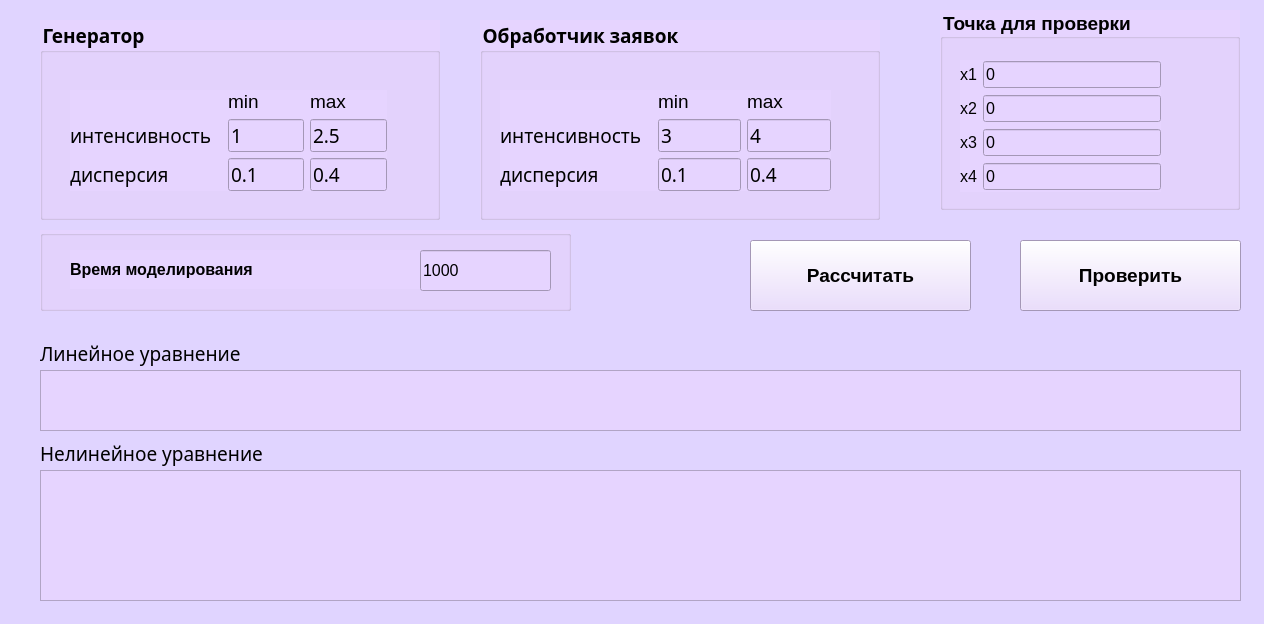
<?xml version="1.0" encoding="UTF-8"?>
<ui version="4.0">
 <class>Form</class>
 <widget class="QWidget" name="Form">
  <property name="geometry">
   <rect>
    <x>0</x>
    <y>0</y>
    <width>1264</width>
    <height>624</height>
   </rect>
  </property>
  <property name="sizePolicy">
   <sizepolicy hsizetype="Fixed" vsizetype="Fixed">
    <horstretch>0</horstretch>
    <verstretch>0</verstretch>
   </sizepolicy>
  </property>
  <property name="font">
   <font>
    <family>Monaco</family>
    <pointsize>14</pointsize>
   </font>
  </property>
  <property name="windowTitle">
   <string>EP lab_2</string>
  </property>
  <property name="styleSheet">
   <string notr="true">background-color: rgb(224, 212, 255);</string>
  </property>
  <widget class="QPushButton" name="calcButton">
   <property name="geometry">
    <rect>
     <x>750</x>
     <y>240</y>
     <width>221</width>
     <height>71</height>
    </rect>
   </property>
   <property name="font">
    <font>
     <family>Segoe UI</family>
     <pointsize>14</pointsize>
     <bold>true</bold>
    </font>
   </property>
   <property name="styleSheet">
    <string notr="true">background-color: rgb(230, 212, 255);</string>
   </property>
   <property name="text">
    <string>Рассчитать</string>
   </property>
  </widget>
  <widget class="QGroupBox" name="groupBox_3">
   <property name="geometry">
    <rect>
     <x>40</x>
     <y>230</y>
     <width>531</width>
     <height>81</height>
    </rect>
   </property>
   <property name="font">
    <font>
     <family>Monaco</family>
     <pointsize>14</pointsize>
    </font>
   </property>
   <property name="styleSheet">
    <string notr="true">background-color: rgb(230, 212, 255);</string>
   </property>
   <property name="title">
    <string/>
   </property>
   <widget class="QLabel" name="label_req_cnt">
    <property name="geometry">
     <rect>
      <x>30</x>
      <y>20</y>
      <width>357</width>
      <height>39</height>
     </rect>
    </property>
    <property name="font">
     <font>
      <family>Segoe UI</family>
      <pointsize>12</pointsize>
      <bold>true</bold>
     </font>
    </property>
    <property name="text">
     <string>Время моделирования   </string>
    </property>
   </widget>
   <widget class="QLineEdit" name="line_edit_time">
    <property name="geometry">
     <rect>
      <x>380</x>
      <y>20</y>
      <width>131</width>
      <height>41</height>
     </rect>
    </property>
    <property name="font">
     <font>
      <family>Segoe UI</family>
      <pointsize>12</pointsize>
      <bold>false</bold>
     </font>
    </property>
    <property name="text">
     <string>1000</string>
    </property>
   </widget>
  </widget>
  <widget class="QTableWidget" name="table">
   <property name="enabled">
    <bool>false</bool>
   </property>
   <property name="geometry">
    <rect>
     <x>1710</x>
     <y>630</y>
     <width>1811</width>
     <height>171</height>
    </rect>
   </property>
   <property name="layoutDirection">
    <enum>Qt::LeftToRight</enum>
   </property>
   <property name="styleSheet">
    <string notr="true">background-color: rgb(255, 255, 255);</string>
   </property>
   <property name="textElideMode">
    <enum>Qt::ElideMiddle</enum>
   </property>
   <attribute name="horizontalHeaderVisible">
    <bool>false</bool>
   </attribute>
   <attribute name="horizontalHeaderDefaultSectionSize">
    <number>90</number>
   </attribute>
   <attribute name="verticalHeaderVisible">
    <bool>false</bool>
   </attribute>
   <row>
    <property name="text">
     <string>Новая строка</string>
    </property>
   </row>
   <row>
    <property name="text">
     <string>Новая строка</string>
    </property>
   </row>
   <column>
    <property name="text">
     <string>Новый столбец</string>
    </property>
   </column>
   <column>
    <property name="text">
     <string>Новый столбец</string>
    </property>
   </column>
   <column>
    <property name="text">
     <string>Новый столбец</string>
    </property>
   </column>
   <column>
    <property name="text">
     <string>Новый столбец</string>
    </property>
   </column>
   <column>
    <property name="text">
     <string>Новый столбец</string>
    </property>
   </column>
   <column>
    <property name="text">
     <string>Новый столбец</string>
    </property>
   </column>
   <column>
    <property name="text">
     <string>Новый столбец</string>
    </property>
   </column>
   <column>
    <property name="text">
     <string>Новый столбец</string>
    </property>
   </column>
   <column>
    <property name="text">
     <string>Новый столбец</string>
    </property>
   </column>
   <column>
    <property name="text">
     <string>Новый столбец</string>
    </property>
   </column>
   <column>
    <property name="text">
     <string>Новый столбец</string>
    </property>
   </column>
   <column>
    <property name="text">
     <string>Новый столбец</string>
    </property>
   </column>
   <column>
    <property name="text">
     <string>Новый столбец</string>
    </property>
   </column>
   <column>
    <property name="text">
     <string>Новый столбец</string>
    </property>
   </column>
   <column>
    <property name="text">
     <string>Новый столбец</string>
    </property>
   </column>
   <column>
    <property name="text">
     <string>Новый столбец</string>
    </property>
   </column>
   <column>
    <property name="text">
     <string>Новый столбец</string>
    </property>
   </column>
   <column>
    <property name="text">
     <string>Новый столбец</string>
    </property>
   </column>
   <column>
    <property name="text">
     <string>Новый столбец</string>
    </property>
   </column>
   <column>
    <property name="text">
     <string>Новый столбец</string>
    </property>
   </column>
   <item row="0" column="0">
    <property name="text">
     <string>№ опыта</string>
    </property>
    <property name="textAlignment">
     <set>AlignCenter</set>
    </property>
   </item>
   <item row="0" column="1">
    <property name="text">
     <string>x0</string>
    </property>
    <property name="textAlignment">
     <set>AlignCenter</set>
    </property>
   </item>
   <item row="0" column="2">
    <property name="text">
     <string>x1</string>
    </property>
    <property name="textAlignment">
     <set>AlignCenter</set>
    </property>
   </item>
   <item row="0" column="3">
    <property name="text">
     <string>x2</string>
    </property>
    <property name="textAlignment">
     <set>AlignCenter</set>
    </property>
   </item>
   <item row="0" column="4">
    <property name="text">
     <string>x3</string>
    </property>
    <property name="textAlignment">
     <set>AlignCenter</set>
    </property>
   </item>
   <item row="0" column="5">
    <property name="text">
     <string>x4</string>
    </property>
    <property name="textAlignment">
     <set>AlignCenter</set>
    </property>
   </item>
   <item row="0" column="6">
    <property name="text">
     <string>x1x2</string>
    </property>
    <property name="textAlignment">
     <set>AlignCenter</set>
    </property>
   </item>
   <item row="0" column="7">
    <property name="text">
     <string>x1x3</string>
    </property>
    <property name="textAlignment">
     <set>AlignCenter</set>
    </property>
   </item>
   <item row="0" column="8">
    <property name="text">
     <string>x1x4</string>
    </property>
    <property name="textAlignment">
     <set>AlignCenter</set>
    </property>
   </item>
   <item row="0" column="9">
    <property name="text">
     <string>x2x3</string>
    </property>
    <property name="textAlignment">
     <set>AlignCenter</set>
    </property>
   </item>
   <item row="0" column="10">
    <property name="text">
     <string>x2x4</string>
    </property>
    <property name="textAlignment">
     <set>AlignCenter</set>
    </property>
   </item>
   <item row="0" column="11">
    <property name="text">
     <string>x3x4</string>
    </property>
    <property name="textAlignment">
     <set>AlignCenter</set>
    </property>
   </item>
   <item row="0" column="12">
    <property name="text">
     <string>x1x2x3</string>
    </property>
    <property name="textAlignment">
     <set>AlignCenter</set>
    </property>
   </item>
   <item row="0" column="13">
    <property name="text">
     <string>x1x2x4</string>
    </property>
    <property name="textAlignment">
     <set>AlignCenter</set>
    </property>
   </item>
   <item row="0" column="14">
    <property name="text">
     <string>x1x3x4</string>
    </property>
    <property name="textAlignment">
     <set>AlignCenter</set>
    </property>
   </item>
   <item row="0" column="15">
    <property name="text">
     <string>x2x3x4</string>
    </property>
    <property name="textAlignment">
     <set>AlignCenter</set>
    </property>
   </item>
   <item row="0" column="16">
    <property name="text">
     <string>x1x2x3x4</string>
    </property>
    <property name="textAlignment">
     <set>AlignCenter</set>
    </property>
   </item>
   <item row="0" column="17">
    <property name="text">
     <string>Y</string>
    </property>
    <property name="textAlignment">
     <set>AlignCenter</set>
    </property>
   </item>
   <item row="0" column="18">
    <property name="text">
     <string>Yл</string>
    </property>
    <property name="textAlignment">
     <set>AlignCenter</set>
    </property>
   </item>
   <item row="0" column="19">
    <property name="text">
     <string>Yнл</string>
    </property>
    <property name="textAlignment">
     <set>AlignCenter</set>
    </property>
   </item>
   <item row="1" column="0">
    <property name="text">
     <string>1</string>
    </property>
   </item>
  </widget>
  <widget class="QGroupBox" name="groupBox_4">
   <property name="geometry">
    <rect>
     <x>940</x>
     <y>10</y>
     <width>300</width>
     <height>200</height>
    </rect>
   </property>
   <property name="font">
    <font>
     <family>Segoe UI</family>
     <pointsize>14</pointsize>
     <bold>true</bold>
    </font>
   </property>
   <property name="styleSheet">
    <string notr="true">background-color: rgb(230, 212, 255);</string>
   </property>
   <property name="title">
    <string>Точка для проверки</string>
   </property>
   <widget class="QWidget" name="gridLayoutWidget_5">
    <property name="geometry">
     <rect>
      <x>20</x>
      <y>50</y>
      <width>201</width>
      <height>132</height>
     </rect>
    </property>
    <layout class="QGridLayout" name="gridLayout_8">
     <item row="0" column="1">
      <widget class="QLineEdit" name="line_edit_gen_int">
       <property name="font">
        <font>
         <family>Segoe UI</family>
         <pointsize>12</pointsize>
        </font>
       </property>
       <property name="text">
        <string>0</string>
       </property>
      </widget>
     </item>
     <item row="1" column="0">
      <widget class="QLabel" name="label_a_7">
       <property name="font">
        <font>
         <family>Segoe UI</family>
         <pointsize>12</pointsize>
        </font>
       </property>
       <property name="text">
        <string notr="true">x2</string>
       </property>
      </widget>
     </item>
     <item row="2" column="1">
      <widget class="QLineEdit" name="line_edit_pm_int">
       <property name="font">
        <font>
         <family>Segoe UI</family>
         <pointsize>12</pointsize>
        </font>
       </property>
       <property name="text">
        <string>0</string>
       </property>
      </widget>
     </item>
     <item row="0" column="0">
      <widget class="QLabel" name="label_a_9">
       <property name="font">
        <font>
         <family>Segoe UI</family>
         <pointsize>12</pointsize>
        </font>
       </property>
       <property name="text">
        <string notr="true">x1</string>
       </property>
      </widget>
     </item>
     <item row="1" column="1">
      <widget class="QLineEdit" name="line_edit_gen_var">
       <property name="font">
        <font>
         <family>Segoe UI</family>
         <pointsize>12</pointsize>
        </font>
       </property>
       <property name="text">
        <string>0</string>
       </property>
      </widget>
     </item>
     <item row="3" column="1">
      <widget class="QLineEdit" name="line_edit_pm_var">
       <property name="font">
        <font>
         <family>Segoe UI</family>
         <pointsize>12</pointsize>
        </font>
       </property>
       <property name="text">
        <string>0</string>
       </property>
      </widget>
     </item>
     <item row="2" column="0">
      <widget class="QLabel" name="label_a_12">
       <property name="font">
        <font>
         <family>Segoe UI</family>
         <pointsize>12</pointsize>
        </font>
       </property>
       <property name="text">
        <string notr="true">x3</string>
       </property>
      </widget>
     </item>
     <item row="3" column="0">
      <widget class="QLabel" name="label_a_13">
       <property name="font">
        <font>
         <family>Segoe UI</family>
         <pointsize>12</pointsize>
        </font>
       </property>
       <property name="text">
        <string notr="true">x4</string>
       </property>
      </widget>
     </item>
    </layout>
   </widget>
  </widget>
  <widget class="QPushButton" name="checkButton">
   <property name="geometry">
    <rect>
     <x>1020</x>
     <y>240</y>
     <width>221</width>
     <height>71</height>
    </rect>
   </property>
   <property name="font">
    <font>
     <family>Segoe UI</family>
     <pointsize>14</pointsize>
     <bold>true</bold>
    </font>
   </property>
   <property name="styleSheet">
    <string notr="true">background-color: rgb(230, 212, 255);</string>
   </property>
   <property name="text">
    <string>Проверить</string>
   </property>
  </widget>
  <widget class="QLabel" name="label_b_8">
   <property name="geometry">
    <rect>
     <x>40</x>
     <y>440</y>
     <width>311</width>
     <height>26</height>
    </rect>
   </property>
   <property name="font">
    <font>
     <family>Monaco</family>
     <pointsize>14</pointsize>
    </font>
   </property>
   <property name="text">
    <string notr="true">Нелинейное уравнение</string>
   </property>
  </widget>
  <widget class="QTextBrowser" name="line_edit_nonlin_res">
   <property name="geometry">
    <rect>
     <x>40</x>
     <y>470</y>
     <width>1201</width>
     <height>131</height>
    </rect>
   </property>
   <property name="styleSheet">
    <string notr="true">background-color: rgb(230, 212, 255);</string>
   </property>
  </widget>
  <widget class="QLabel" name="label_a_8">
   <property name="geometry">
    <rect>
     <x>40</x>
     <y>340</y>
     <width>281</width>
     <height>26</height>
    </rect>
   </property>
   <property name="font">
    <font>
     <family>Monaco</family>
     <pointsize>14</pointsize>
    </font>
   </property>
   <property name="text">
    <string notr="true">Линейное уравнение</string>
   </property>
  </widget>
  <widget class="QTextBrowser" name="line_edit_lin_res">
   <property name="geometry">
    <rect>
     <x>40</x>
     <y>370</y>
     <width>1201</width>
     <height>61</height>
    </rect>
   </property>
   <property name="styleSheet">
    <string notr="true">background-color: rgb(230, 212, 255);</string>
   </property>
  </widget>
  <widget class="QGroupBox" name="groupBox_2">
   <property name="geometry">
    <rect>
     <x>480</x>
     <y>20</y>
     <width>400</width>
     <height>200</height>
    </rect>
   </property>
   <property name="font">
    <font>
     <family>Monaco</family>
     <pointsize>14</pointsize>
     <bold>true</bold>
    </font>
   </property>
   <property name="styleSheet">
    <string notr="true">background-color: rgb(230, 212, 255);</string>
   </property>
   <property name="title">
    <string>Обработчик заявок</string>
   </property>
   <widget class="QWidget" name="gridLayoutWidget_2">
    <property name="geometry">
     <rect>
      <x>20</x>
      <y>70</y>
      <width>331</width>
      <height>101</height>
     </rect>
    </property>
    <layout class="QGridLayout" name="gridLayout_4">
     <item row="2" column="0">
      <widget class="QLabel" name="label_a_3">
       <property name="font">
        <font>
         <family>Monaco</family>
         <pointsize>14</pointsize>
        </font>
       </property>
       <property name="text">
        <string notr="true">дисперсия </string>
       </property>
      </widget>
     </item>
     <item row="2" column="1">
      <widget class="QLineEdit" name="line_edit_min_pm_var">
       <property name="font">
        <font>
         <family>Monaco</family>
         <pointsize>14</pointsize>
        </font>
       </property>
       <property name="text">
        <string>0.1</string>
       </property>
      </widget>
     </item>
     <item row="2" column="2">
      <widget class="QLineEdit" name="line_edit_max_pm_var">
       <property name="font">
        <font>
         <family>Monaco</family>
         <pointsize>14</pointsize>
        </font>
       </property>
       <property name="text">
        <string>0.4</string>
       </property>
      </widget>
     </item>
     <item row="1" column="0">
      <widget class="QLabel" name="label_a_4">
       <property name="font">
        <font>
         <family>Monaco</family>
         <pointsize>14</pointsize>
        </font>
       </property>
       <property name="text">
        <string notr="true">интенсивность  </string>
       </property>
      </widget>
     </item>
     <item row="1" column="1">
      <widget class="QLineEdit" name="line_edit_min_pm_int">
       <property name="font">
        <font>
         <family>Monaco</family>
         <pointsize>14</pointsize>
        </font>
       </property>
       <property name="text">
        <string>3</string>
       </property>
      </widget>
     </item>
     <item row="0" column="1">
      <widget class="QLabel" name="label_6">
       <property name="font">
        <font>
         <pointsize>14</pointsize>
        </font>
       </property>
       <property name="text">
        <string>min</string>
       </property>
      </widget>
     </item>
     <item row="0" column="2">
      <widget class="QLabel" name="label_7">
       <property name="font">
        <font>
         <pointsize>14</pointsize>
        </font>
       </property>
       <property name="text">
        <string>max</string>
       </property>
      </widget>
     </item>
     <item row="1" column="2">
      <widget class="QLineEdit" name="line_edit_max_pm_int">
       <property name="font">
        <font>
         <family>Monaco</family>
         <pointsize>14</pointsize>
        </font>
       </property>
       <property name="text">
        <string>4</string>
       </property>
      </widget>
     </item>
    </layout>
   </widget>
  </widget>
  <widget class="QGroupBox" name="groupBox">
   <property name="geometry">
    <rect>
     <x>40</x>
     <y>20</y>
     <width>400</width>
     <height>200</height>
    </rect>
   </property>
   <property name="font">
    <font>
     <family>Monaco</family>
     <pointsize>14</pointsize>
     <bold>true</bold>
    </font>
   </property>
   <property name="styleSheet">
    <string notr="true">background-color: rgb(230, 212, 255);</string>
   </property>
   <property name="title">
    <string>Генератор</string>
   </property>
   <widget class="QWidget" name="gridLayoutWidget">
    <property name="geometry">
     <rect>
      <x>30</x>
      <y>70</y>
      <width>317</width>
      <height>101</height>
     </rect>
    </property>
    <layout class="QGridLayout" name="gridLayout_3">
     <item row="2" column="0">
      <widget class="QLabel" name="label_a_2">
       <property name="font">
        <font>
         <family>Monaco</family>
         <pointsize>14</pointsize>
        </font>
       </property>
       <property name="text">
        <string notr="true">дисперсия</string>
       </property>
      </widget>
     </item>
     <item row="0" column="2">
      <widget class="QLabel" name="label_8">
       <property name="font">
        <font>
         <pointsize>14</pointsize>
        </font>
       </property>
       <property name="text">
        <string>max</string>
       </property>
      </widget>
     </item>
     <item row="2" column="2">
      <widget class="QLineEdit" name="line_edit_max_gen_var">
       <property name="font">
        <font>
         <family>Monaco</family>
         <pointsize>14</pointsize>
        </font>
       </property>
       <property name="text">
        <string>0.4</string>
       </property>
      </widget>
     </item>
     <item row="1" column="1">
      <widget class="QLineEdit" name="line_edit_min_gen_int">
       <property name="font">
        <font>
         <family>Monaco</family>
         <pointsize>14</pointsize>
        </font>
       </property>
       <property name="text">
        <string>1</string>
       </property>
      </widget>
     </item>
     <item row="1" column="0">
      <widget class="QLabel" name="label_b">
       <property name="font">
        <font>
         <family>Monaco</family>
         <pointsize>14</pointsize>
        </font>
       </property>
       <property name="text">
        <string notr="true">интенсивность  </string>
       </property>
      </widget>
     </item>
     <item row="0" column="1">
      <widget class="QLabel" name="label_5">
       <property name="font">
        <font>
         <pointsize>14</pointsize>
        </font>
       </property>
       <property name="text">
        <string>min</string>
       </property>
      </widget>
     </item>
     <item row="2" column="1">
      <widget class="QLineEdit" name="line_edit_min_gen_var">
       <property name="font">
        <font>
         <family>Monaco</family>
         <pointsize>14</pointsize>
        </font>
       </property>
       <property name="text">
        <string>0.1</string>
       </property>
      </widget>
     </item>
     <item row="1" column="2">
      <widget class="QLineEdit" name="line_edit_max_gen_int">
       <property name="font">
        <font>
         <family>Monaco</family>
         <pointsize>14</pointsize>
        </font>
       </property>
       <property name="text">
        <string>2.5</string>
       </property>
      </widget>
     </item>
    </layout>
   </widget>
  </widget>
 </widget>
 <resources/>
 <connections/>
</ui>
